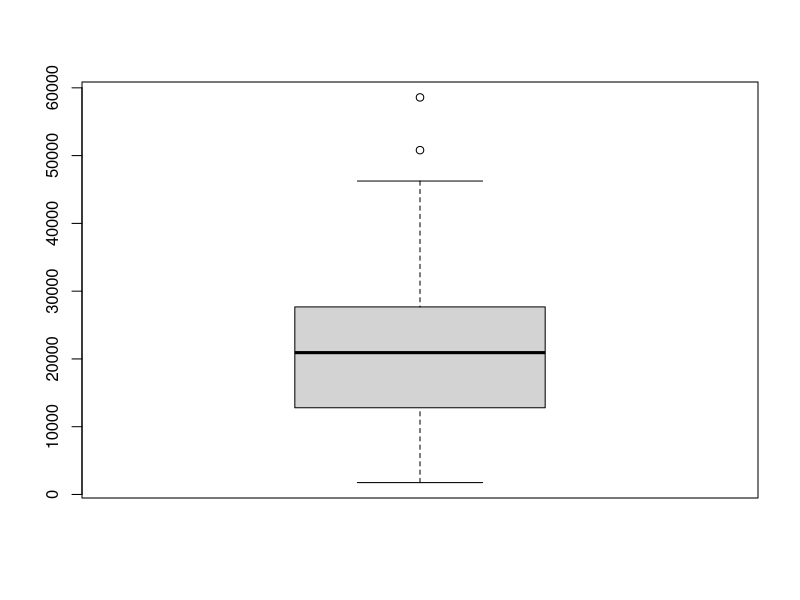
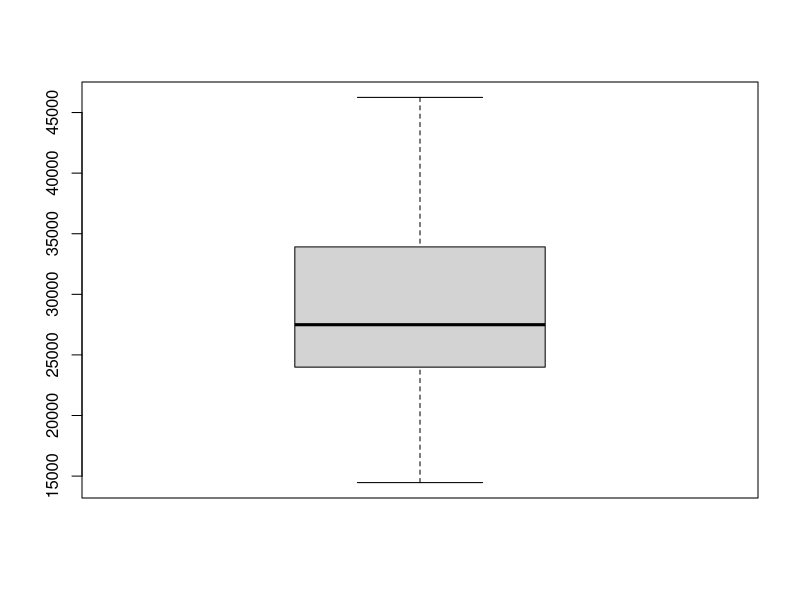
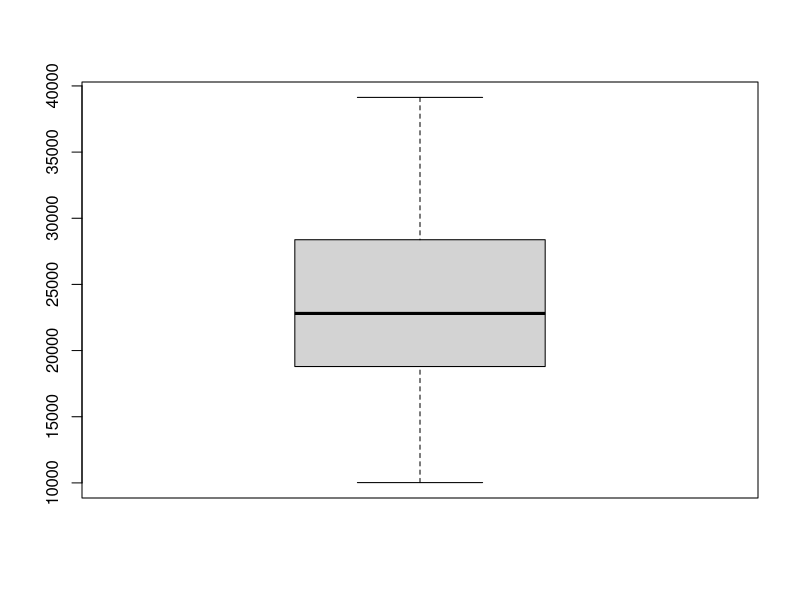
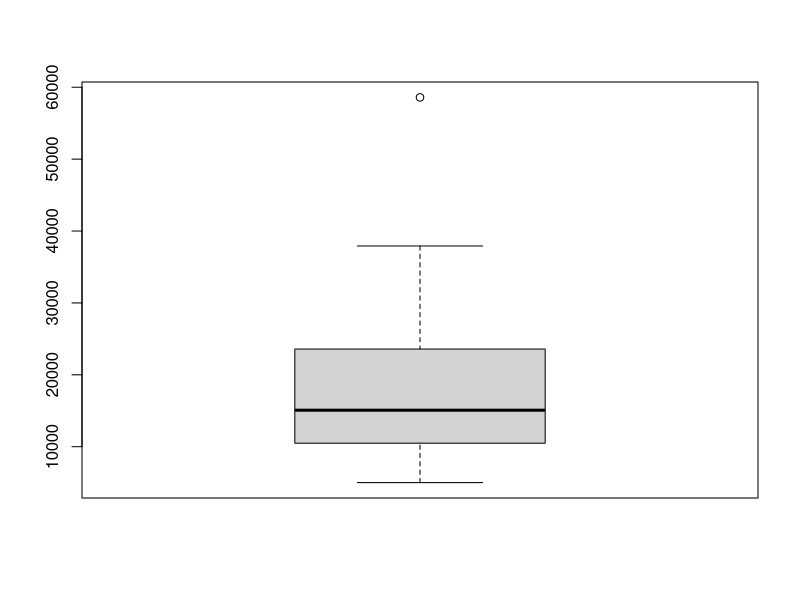
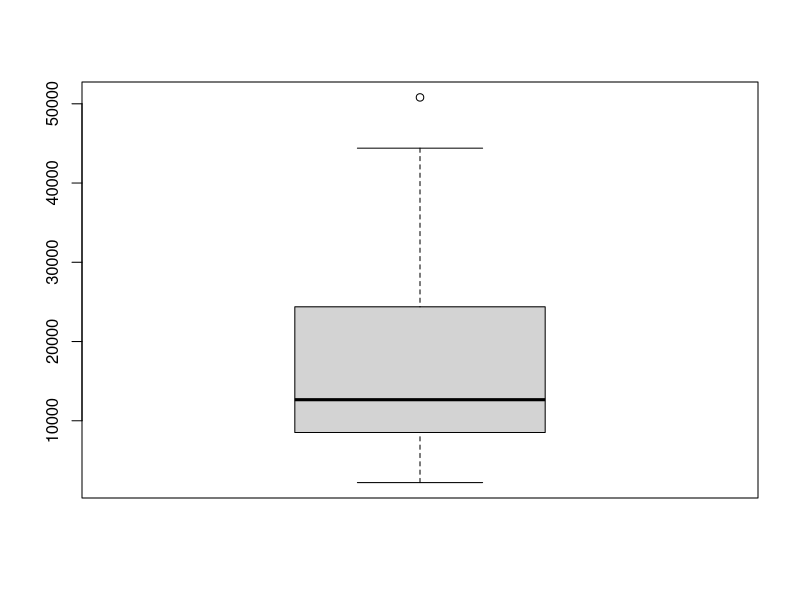
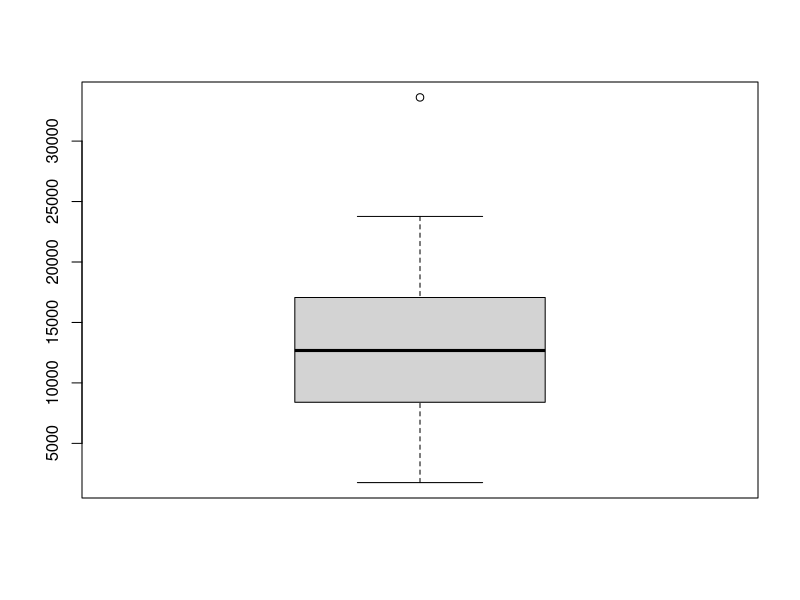
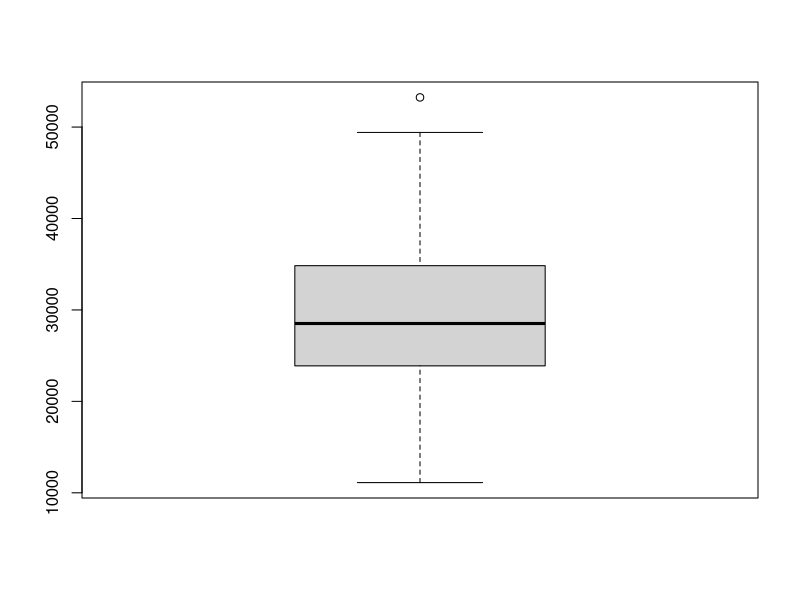
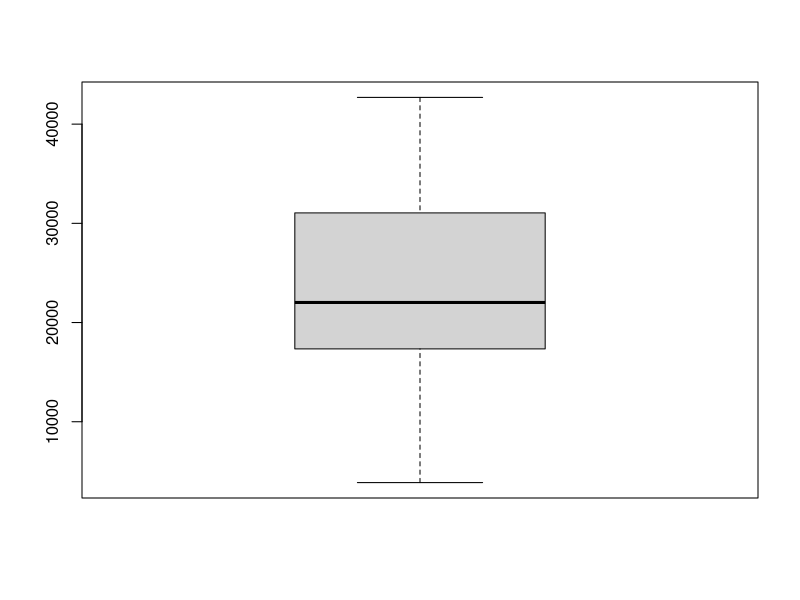

Source code (R) for these figures, in order:
##################################################################################################################################################################
##################################################################################################################################################################
##################################################################################################################################################################
#This script analyzes patterns in above- and below-ground carbon stocks within Manchester, NH, USA
#as part of a paper submitted to Lanscape and Urban Planning (doi:##################)

#The datasets required to run this code are located in the carbon-small-cities repository and include
#xyz datasets

#Code was developed by A. Contosta

####################################################################################
####################################################################################
#Initial set up
####################################################################################
####################################################################################

#call libraries
#library(data.table)
#library(splitstackshape)
#library(zoo)
#library(matrixStats)
#library(MASS)
#library(stringr)
#library(dunn.test)
#library(plyr)
#library(gmodels)
library(nlme)
#library(relaimpo)
library(multcomp)

#set working directory and read in data
setwd("C:\\Users\\alix\\Box Sync\\UNH\\Projects\\CCS_Manchester\\Data\\R Projects\\carbon-small-cities\\Data")

#########################
#belowground carbon data#
#########################

#"sites_scn" = belowground soil carbon stocks by depth increment
#"loc_sites" = belowground soil carbon and nitrogen stocks across depth increments 
              #stratified by location within the yard as well as biogeochemical and socioeconomic characteristics of yards

sites_scn = read.table("sites_scn.csv", head = T, sep = ",")
loc_sites = read.table("loc_sites.csv", head = T, sep = ",")

#########################
#aboveground carbon data#
#########################

#sitrcla = aboveground biomass carbon stocks by FIA size class as well as 
           #biogeochemical and socioeconomic characteristics of yards
#sitrloc = aboveground biomass carbon stocks stratified by location within yard as well as
           #biogeochemical and socioeconomic characteristics of yards

sitrcla = read.table("sitrcla.csv", head = T, sep = ",")
sitrloc = read.table("sitrloc.csv", head = T, sep = ",")

####################################
#above- and belowground carbon data#
####################################

#sitr = total aboveground biomass carbon stocks, belowground soil carbon stocks across the soil profile, and 
        #biogeochemical and socioeconomic characteristics of yards

sitr = read.table("sitr.csv", head = T, sep = ",")

####################################################################################
####################################################################################
#Data preprocessing
####################################################################################
####################################################################################

################################
#Outliers in response variables#
################################

#belowground soil carbon, all depths
boxplot(sites_scn$stoC)

#belowground soil carbon, within depths
boxplot(sitr$stoC_at10)
boxplot(sitr$stoC_at20)
boxplot(sitr$stoC_at30)
boxplot(sitr$stoC_at40)
boxplot(sitr$stoC_at50)

#belowground soil carbon, within depths and separated by yard location
boxplot(loc_sites$stoCloc_at10)
boxplot(loc_sites$stoCloc_at20)
boxplot(loc_sites$stoCloc_at30)
boxplot(loc_sites$stoCloc_at40)
boxplot(loc_sites$stoCloc_at50)

#aboveground biomass carbon, all size classes
boxplot(sitr$Cseqha)

#aboveground biomass carbon, within size classes
boxplot(sitrcla[sitrcla$fiac == "POL", ]$Cseqha)
boxplot(sitrcla[sitrcla$fiac == "SAP", ]$Cseqha)
boxplot(sitrcla[sitrcla$fiac == "SAW", ]$Cseqha)

#aboveground biomass carbon, all size classes, separated by yard location
boxplot(sitrloc$Cseqha)

#################################
#Outliers in predictor variables#
#################################

#population density
boxplot(sitr$POP_Densit, ylab = "Population Density")
sitr  <- sitr[order(sitr$stoC_at10), ]
dotchart(sitr$POP_Densit,  xlab = "Population Density",
         ylab = "Order of the data", cex.lab = 1.5, cex.main = 1.5, cex.axis = 1.5)
sitr  <- sitr[order(sitr$Cseqha), ]
dotchart(sitr$POP_Densit,  xlab = "Population Density",
         ylab = "Order of the data", cex.lab = 1.5, cex.main = 1.5, cex.axis = 1.5)


#housing age
boxplot(sitr$Hage, ylab = "Housing Age")
sitr  <- sitr[order(sitr$stoC_at10), ]
dotchart(sitr$Hage,  xlab = "Housing Age",
         ylab = "Order of the data", cex.lab = 1.5, cex.main = 1.5, cex.axis = 1.5)
sitr  <- sitr[order(sitr$Cseqha), ]
dotchart(sitr$Hage,  xlab = "Housing Age",
         ylab = "Order of the data", cex.lab = 1.5, cex.main = 1.5, cex.axis = 1.5)

#percent silt
boxplot(sitr$Silt, ylab = "Silt")
sitr  <- sitr[order(sitr$stoC_at10), ]
dotchart(sitr$Silt,  xlab = "Silt",
         ylab = "Order of the data", cex.lab = 1.5, cex.main = 1.5, cex.axis = 1.5)
sitr  <- sitr[order(sitr$Cseqha), ]
dotchart(sitr$Silt,  xlab = "Silt",
         ylab = "Order of the data", cex.lab = 1.5, cex.main = 1.5, cex.axis = 1.5)

#percent hardwood biomass
boxplot(sitr$perHbio, ylab = "hardwood biomass")
sitr  <- sitr[order(sitr$stoC_at10), ]
dotchart(sitr$perHbio,  xlab = "hardwood biomass",
         ylab = "Order of the data", cex.lab = 1.5, cex.main = 1.5, cex.axis = 1.5)
sitr  <- sitr[order(sitr$Cseqha), ]
dotchart(sitr$perHbio,  xlab = "hardwood biomass",
         ylab = "Order of the data", cex.lab = 1.5, cex.main = 1.5, cex.axis = 1.5)

#median income
boxplot(sitr$medINC, ylab = "Median Income")
sitr  <- sitr[order(sitr$stoC_at10), ]
dotchart(sitr$medINC,  xlab = "Median Income",
         ylab = "Order of the data", cex.lab = 1.5, cex.main = 1.5, cex.axis = 1.5)
sitr  <- sitr[order(sitr$Cseqha), ]
dotchart(sitr$medINC,  xlab = "Median Income",
         ylab = "Order of the data", cex.lab = 1.5, cex.main = 1.5, cex.axis = 1.5)

#total assessed value
boxplot(sitr$TotalValua, ylab = "Assessed Value")
sitr  <- sitr[order(sitr$stoC_at10), ]
dotchart(sitr$TotalValua,  xlab = "Assessed Value",
         ylab = "Order of the data", cex.lab = 1.5, cex.main = 1.5, cex.axis = 1.5)
sitr  <- sitr[order(sitr$Cseqha), ]
dotchart(sitr$TotalValua,  xlab = "Assessed Value",
         ylab = "Order of the data", cex.lab = 1.5, cex.main = 1.5, cex.axis = 1.5)

#percent vacant housing within census block
boxplot(sitr$perVAC, ylab = "Percent Vacant")
sitr  <- sitr[order(sitr$stoC_at10), ]
dotchart(sitr$perVAC,  xlab = "Percent Vacant",
         ylab = "Order of the data", cex.lab = 1.5, cex.main = 1.5, cex.axis = 1.5)
sitr  <- sitr[order(sitr$Cseqha), ]
dotchart(sitr$perVAC,  xlab = "Percent Vacant",
         ylab = "Order of the data", cex.lab = 1.5, cex.main = 1.5, cex.axis = 1.5)

#percent married couples
boxplot(sitr$perMAR, ylab = "Perecent Married")
sitr  <- sitr[order(sitr$stoC_at10), ]
dotchart(sitr$perMAR,  xlab = "Percent Married",
         ylab = "Order of the data", cex.lab = 1.5, cex.main = 1.5, cex.axis = 1.5)
sitr  <- sitr[order(sitr$Cseqha), ]
dotchart(sitr$perMAR,  xlab = "Percent Married",
         ylab = "Order of the data", cex.lab = 1.5, cex.main = 1.5, cex.axis = 1.5)

#residence duration
boxplot(sitr$dur, ylab = "Residence Duration")
sitr  <- sitr[order(sitr$stoC_at10), ]
dotchart(sitr$dur,  xlab = "Residence Duration",
         ylab = "Order of the data", cex.lab = 1.5, cex.main = 1.5, cex.axis = 1.5)
sitr  <- sitr[order(sitr$Cseqha), ]
dotchart(sitr$dur,  xlab = "Residence Duration",
         ylab = "Order of the data", cex.lab = 1.5, cex.main = 1.5, cex.axis = 1.5)


#median resident age
boxplot(sitr$MEDIANAGE, ylab = "Median Age")
sitr  <- sitr[order(sitr$stoC_at10), ]
dotchart(sitr$MEDIANAGE,  xlab = "Median Age",
         ylab = "Order of the data", cex.lab = 1.5, cex.main = 1.5, cex.axis = 1.5)
sitr  <- sitr[order(sitr$Cseqha), ]
dotchart(sitr$MEDIANAGE,  xlab = "Median Age",
         ylab = "Order of the data", cex.lab = 1.5, cex.main = 1.5, cex.axis = 1.5)

######################
#reclassify variables#
######################

#make ID and Depth.Fraction in sites.scn categorical variables
sites_scn$ID = factor(sites_scn$ID)
sites_scn$Depth.Fraction = factor(sites_scn$Depth.Fraction)

#make ID and fiac in sitrcla categorical variables
sitrcla$ID = factor(sitrcla$ID)
sitrcla$fiac = factor(sitrcla$fiac)

#make new columns for aboveground biomass (tbio.allo.c), percent hardwood biomass
#median income (medINC.1), and median age
#(medAGE.1) to remove outliers identified during preliminary data analysis
#outliers include median income < 40K > 100K, age > 60 as well as 
#extremely high biomass values from two of the sites

sitr$perHbio.1 = ifelse(sitr$perHbio > 50000, NA, sitr$perHbio)
sitr$tbio.allo.c = ifelse(sitr$ID == "3" | sitr$ID == "35", NA, sitr$Cseqha)
sitr$medINC.1 = ifelse(sitr$medINC < 4e4 | sitr$medINC > 1e5, NA, sitr$medINC)
sitr$medAGE.1 = ifelse(sitr$MEDIANAGE > 60, NA, sitr$MEDIANAGE)

sitrcla$perHbio.1 = ifelse(sitrcla$perHbio > 50000, NA, sitrcla$perHbio)
sitrcla$tbio.allo.c = ifelse(sitrcla$ID == "3" | sitrcla$ID == "35", NA, sitrcla$Cseqha)
sitrcla$medINC.1 = ifelse(sitrcla$medINC < 4e4 | sitrcla$medINC > 1e5, NA, sitrcla$medINC)
sitrcla$medAGE.1 = ifelse(sitrcla$MEDIANAGE > 60, NA, sitrcla$MEDIANAGE)

sitrloc$perHbio.1 = ifelse(sitrloc$perHbio > 50000, NA, sitrloc$perHbio)
sitrloc$tbio.allo.c = ifelse(sitrloc$Cseqha > 100000, NA, sitrloc$Cseqha)
sitrloc$medINC.1 = ifelse(sitrloc$medINC < 4e4 | sitrloc$medINC > 1e5, NA, sitrloc$medINC)
sitrloc$medAGE.1 = ifelse(sitrloc$MEDIANAGE > 60, NA, sitrloc$MEDIANAGE)

###############################################
#homogeneity of variance in response variables#
###############################################

#belowground soil carbon as a function of depth fraction
boxplot(stoC ~ Depth.Fraction, data = sites_scn)

#belowground soil carbon within depth fractions as a function of location in yard
boxplot(stoCloc_at10 ~ Loc, data = loc_sites)
boxplot(stoCloc_at20 ~ Loc, data = loc_sites)
boxplot(stoCloc_at30 ~ Loc, data = loc_sites)
boxplot(stoCloc_at40 ~ Loc, data = loc_sites)
boxplot(stoCloc_at50 ~ Loc, data = loc_sites)

#aboveground biomass carbon as a function of size class
boxplot(tbio.allo.c ~ fiac, data = sitrcla)

#aboveground biomass carbon as a function of location in yard
boxplot(tbio.allo.c ~ Loc, data = sitrloc)

#################################
#normality of response variables#
#################################

#belowground soil carbon across all depths
hist(sites_scn$stoC)

#belowground soil carbon within depth fractions
hist(sitr$stoC_at10)
hist(sitr$stoC_at20)
hist(sitr$stoC_at30)
hist(sitr$stoC_at40)
hist(sitr$stoC_at50)

#belowground soil carbon within depth fractions as a function of location in yard
hist(loc_sites$stoCloc_at10)
hist(loc_sites$stoCloc_at20)
hist(loc_sites$stoCloc_at30)
hist(loc_sites$stoCloc_at40)
hist(loc_sites$stoCloc_at50)

#aboveground biomass carbon across all yards
hist(sitr$tbio.allo.c)

#aboveground biomass carbon as a function of size class
hist(sitrcla$tbio.allo.c)

#aboveground biomass carbon as a function of location within yard
hist(sitrloc$tbio.allo.c)

#belowground soil carbon data mostly follow normal distribution
#aboveground biomass carbon data do not and will likely need log transformation

####################################################################################
####################################################################################
#ANOVA-Type analyses of differences in belowground carbon stocks among depths
#and aboveground carbon stocks among size classes
####################################################################################
####################################################################################

###########################
#belowground carbon stocks#
###########################

#select random effects
gls.stoC = gls( stoC ~ Depth.Fraction, data = sites_scn, na.action = na.omit)
lme.stoC = lme(fixed = stoC ~ Depth.Fraction, random = ~1|ID, data = sites_scn, na.action = na.omit)

#compare model fits using the likelihood ratio test
anova(gls.stoC, lme.stoC)
#model fit improved with ID as a random intercept

#select variance structures
var.stoC = update(lme.stoC, weights = varIdent(form = ~ 1 | Depth.Fraction))

#compare model fits
BIC(lme.stoC, var.stoC)
#no difference in model fit

#examine significance of fixed effects
anova(lme.stoC, type = "marginal")
#effect of depth fraction highly significant

#validate model by examining homogeneity and normality of residuals
plot(lme.stoC)
qqnorm(lme.stoC)

#obtain pairwise comparisons of differences between depth fractions
summary((glht(lme.stoC, linfct = mcp(Depth.Fraction = "Tukey"))))

###########################
#aboveground carbon stocks#
###########################

#select random effects
gls.treecla = gls(log(tbio.allo.c) ~ fiac, data = sitrcla, na.action = na.omit)
lme.treecla = lme(fixed = log(tbio.allo.c) ~ fiac, random = ~1|ID, data = sitrcla, na.action = na.omit)

#compare model fits using the likelihood ratio test
anova(gls.treecla, lme.treecla)
#model fit improved with ID as a random intercept

#select variance structures
var.treecla = update(lme.treecla, weights = varIdent(form = ~ 1 | fiac))

#compare model fits
BIC(lme.treecla, var.treecla)
#no difference in model fit

#examine significance of fixed effects
anova(lme.treecla, type = "marginal")
#effect of depth fraction highly significant

#validate model by examining homogeneity and normality of residuals
plot(lme.treecla)
qqnorm(lme.treecla)

#obtain pairwise comparisons of differences between depth fractions
summary((glht(lme.treecla, linfct = mcp(fiac = "Tukey"))))

################################################################################
################################################################################
#Regression-type models for C stocks as a function of biogeochemical and 
#socioeconomic variables across depths
################################################################################
################################################################################

############
############
#0 to 10 cm#
############
############

#############
#housing age#
#############

#select random effects
gls.HageC.10 = gls(stoC_at10 ~ Hage, data = sitr, na.action = na.omit)
lme.HageC.10 = lme(fixed = stoC_at10 ~ Hage, random = ~1|ID, data = sitr, na.action = na.omit)

#compare model fits using the likelihood ratio test
anova(gls.HageC.10, lme.HageC.10)
#no difference in model fit

#use linear model
lm.HageC.10 = lm(stoC_at10 ~ Hage, data = sitr, na.action = na.omit)

#verify homogeneity and normality of model residuals
plot(lm.HageC.10)

################
#housing age ^2#
################

#select random effects
gls.HageC.102 = gls(stoC_at10 ~ Hage + I(Hage^2), data = sitr, na.action = na.omit)
lme.HageC.102 = lme(fixed = stoC_at10 ~ Hage + I(Hage^2), random = ~1|ID, data = sitr, na.action = na.omit)

#compare model fits using the likelihood ratio test
anova(gls.HageC.102, lme.HageC.102)
#no difference in model fit

#use linear model
lm.HageC.102 = lm(stoC_at10 ~ Hage + I(Hage^2), data = sitr, na.action = na.omit)

#verify homogeneity and normality of model residuals
plot(lm.HageC.102)

####################
#population density#
####################

#select random effects
gls.POP_DensitC.10 = gls(stoC_at10 ~ POP_Densit, data = sitr, na.action = na.omit)
lme.POP_DensitC.10 = lme(fixed = stoC_at10 ~ POP_Densit, random = ~1|ID, data = sitr, na.action = na.omit)

#compare model fits using the likelihood ratio test
anova(gls.POP_DensitC.10, lme.POP_DensitC.10)
#no difference in model fit

#use linear model
lm.POP_DensitC.10 = lm(stoC_at10 ~ POP_Densit, data = sitr, na.action = na.omit)

#verify homogeneity and normality of model residuals
plot(lm.POP_DensitC.10)

##############
#percent silt#
##############

#select random effects
gls.SiltC.10 = gls(stoC_at10 ~ Silt, data = sitr, na.action = na.omit)
lme.SiltC.10 = lme(fixed = stoC_at10 ~ Silt, random = ~1|ID, data = sitr, na.action = na.omit)

#compare model fits using the likelihood ratio test
anova(gls.SiltC.10, lme.SiltC.10)
#no difference in model fit

#use linear model
lm.SiltC.10 = lm(stoC_at10 ~ Silt, data = sitr, na.action = na.omit)

#verify homogeneity and normality of model residuals
plot(lm.SiltC.10)

##################
#hardwood biomass#
##################

#select random effects
gls.perHbio.1C.10 = gls(stoC_at10 ~ perHbio.1, data = sitr, na.action = na.omit)
lme.perHbio.1C.10 = lme(fixed = stoC_at10 ~ perHbio.1, random = ~1|ID, data = sitr, na.action = na.omit)

#compare model fits using the likelihood ratio test
anova(gls.perHbio.1C.10, lme.perHbio.1C.10)
#no difference in model fit

#use linear model
lm.perHbio.1C.10 = lm(stoC_at10 ~ perHbio.1, data = sitr, na.action = na.omit)

#verify homogeneity and normality of model residuals
plot(lm.perHbio.1C.10)

###############
#median income#
###############

#select random effects
gls.medINC.1C.10 = gls(stoC_at10 ~ medINC.1, data = sitr, na.action = na.omit)
lme.medINC.1C.10 = lme(fixed = stoC_at10 ~ medINC.1, random = ~1|ID, data = sitr, na.action = na.omit)

#compare model fits using the likelihood ratio test
anova(gls.medINC.1C.10, lme.medINC.1C.10)
#no difference in model fit

#use linear model
lm.medINC.1C.10 = lm(stoC_at10 ~ medINC.1, data = sitr, na.action = na.omit)

#verify homogeneity and normality of model residuals
plot(lm.medINC.1C.10)

################
#assessed value#
################

#select random effects
gls.TotalValuaC.10 = gls(stoC_at10 ~ TotalValua, data = sitr, na.action = na.omit)
lme.TotalValuaC.10 = lme(fixed = stoC_at10 ~ TotalValua, random = ~1|ID, data = sitr, na.action = na.omit)

#compare model fits using the likelihood ratio test
anova(gls.TotalValuaC.10, lme.TotalValuaC.10)
#no difference in model fit

#use linear model
lm.TotalValuaC.10 = lm(stoC_at10 ~ TotalValua, data = sitr, na.action = na.omit)

#verify homogeneity and normality of model residuals
plot(lm.TotalValuaC.10)

################
#percent vacant#
################

#select random effects
gls.perVACC.10 = gls(stoC_at10 ~ perVAC, data = sitr, na.action = na.omit)
lme.perVACC.10 = lme(fixed = stoC_at10 ~ perVAC, random = ~1|ID, data = sitr, na.action = na.omit)

#compare model fits using the likelihood ratio test
anova(gls.perVACC.10, lme.perVACC.10)
#no difference in model fit

#use linear model
lm.perVACC.10 = lm(stoC_at10 ~ perVAC, data = sitr, na.action = na.omit)

#verify homogeneity and normality of model residuals
plot(lm.perVACC.10)

##################
#percent minority#
##################

#select random effects
gls.perMINC.10 = gls(stoC_at10 ~ perMIN, data = sitr, na.action = na.omit)
lme.perMINC.10 = lme(fixed = stoC_at10 ~ perMIN, random = ~1|ID, data = sitr, na.action = na.omit)

#compare model fits using the likelihood ratio test
anova(gls.perMINC.10, lme.perMINC.10)
#no difference in model fit

#use linear model
lm.perMINC.10 = lm(stoC_at10 ~ perMIN, data = sitr, na.action = na.omit)

#verify homogeneity and normality of model residuals
plot(lm.perMINC.10)

#################
#percent married#
#################

#select random effects
gls.perMARC.10 = gls(stoC_at10 ~ perMAR, data = sitr, na.action = na.omit)
lme.perMARC.10 = lme(fixed = stoC_at10 ~ perMAR, random = ~1|ID, data = sitr, na.action = na.omit)

#compare model fits using the likelihood ratio test
anova(gls.perMARC.10, lme.perMARC.10)
#no difference in model fit

#use linear model
lm.perMARC.10 = lm(stoC_at10 ~ perMAR, data = sitr, na.action = na.omit)

#verify homogeneity and normality of model residuals
plot(lm.perMARC.10)

###############
#median income#
###############

#select random effects
gls.medINC.1C.10 = gls(stoC_at10 ~ medINC.1, data = sitr, na.action = na.omit)
lme.medINC.1C.10 = lme(fixed = stoC_at10 ~ medINC.1, random = ~1|ID, data = sitr, na.action = na.omit)

#compare model fits using the likelihood ratio test
anova(gls.medINC.1C.10, lme.medINC.1C.10)
#no difference in model fit

#use linear model
lm.medINC.1C.10 = lm(stoC_at10 ~ medINC.1, data = sitr, na.action = na.omit)

#verify homogeneity and normality of model residuals
plot(lm.medINC.1C.10)

#####################
#median resident age#
#####################

#select random effects
gls.medAGE.1C.10 = gls(stoC_at10 ~ medAGE.1, data = sitr, na.action = na.omit)
lme.medAGE.1C.10 = lme(fixed = stoC_at10 ~ medAGE.1, random = ~1|ID, data = sitr, na.action = na.omit)

#compare model fits using the likelihood ratio test
anova(gls.medAGE.1C.10, lme.medAGE.1C.10)
#no difference in model fit

#use linear model
lm.medAGE.1C.10 = lm(stoC_at10 ~ medAGE.1, data = sitr, na.action = na.omit)

#verify homogeneity and normality of model residuals
plot(lm.medAGE.1C.10)

##########################
#median resident duration#
##########################

#select random effects
gls.durC.10 = gls(stoC_at10 ~ dur, data = sitr, na.action = na.omit)
lme.durC.10 = lme(fixed = stoC_at10 ~ dur, random = ~1|ID, data = sitr, na.action = na.omit)

#compare model fits using the likelihood ratio test
anova(gls.durC.10, lme.durC.10)
#no difference in model fit

#use linear model
lm.durC.10 = lm(stoC_at10 ~ dur, data = sitr, na.action = na.omit)

#verify homogeneity and normality of model residuals
plot(lm.durC.10)

###########
#yard size#
###########

#select random effects
gls.ydC.10 = gls(stoC_at10 ~ yd, data = sitr, na.action = na.omit)
lme.ydC.10 = lme(fixed = stoC_at10 ~ yd, random = ~1|ID, data = sitr, na.action = na.omit)

#compare model fits using the likelihood ratio test
anova(gls.ydC.10, lme.ydC.10)
#no difference in model fit

#use linear model
lm.ydC.10 = lm(stoC_at10 ~ yd, data = sitr, na.action = na.omit)

#verify homogeneity and normality of model residuals
plot(lm.ydC.10)

#############
#10 to 20 cm#
#############

lm.HageC.20 = lm(stoC_at20 ~ Hage, data = sitr, na.action = na.omit)
lm.HageC.202 = lm(stoC_at20 ~ Hage + I(Hage^2), data = sitr, na.action = na.omit)
lm.POPC.20 =  lm(stoC_at20 ~ POP_Densit, data = sitr, na.action = na.omit)
lm.SiltC.20 =  lm(stoC_at20 ~ Silt, data = sitr, na.action = na.omit)
lm.perHbioC.20 =  lm(stoC_at20 ~ perHbio, data = sitr, na.action = na.omit)
lm.medINCC.20 =  lm(stoC_at20 ~ medINC.1, data = sitr, na.action = na.omit)
lm.TotalValuaC.20 = lm(stoC_at20 ~ TotalValua, data = sitr, na.action = na.omit)
lm.perVACC.20 =  lm(stoC_at20 ~ perVAC, data = sitr, na.action = na.omit)
lm.perMINC.20 =  lm(stoC_at20 ~ perMIN, data = sitr, na.action = na.omit)
lm.perMARC.20 =  lm(stoC_at20 ~ perMAR, data = sitr, na.action = na.omit)
lm.medAGEC.20 =  lm(stoC_at20 ~ medAGE.1, data = sitr, na.action = na.omit)
lm.durC.20 =  lm(stoC_at20 ~ dur, data = sitr, na.action = na.omit)
lm.yd.20 = lm(stoC_at20 ~ yd, data = sitr, na.action = na.omit)


#############
#20 to 30 cm#
#############

lm.HageC.30 = lm(stoC_at30 ~ Hage, data = sitr, na.action = na.omit)
lm.HageC.302 = lm(stoC_at30 ~ Hage + I(Hage^2), data = sitr, na.action = na.omit)
lm.POPC.30 =  lm(stoC_at30 ~ POP_Densit, data = sitr, na.action = na.omit)
lm.SiltC.30 =  lm(stoC_at30 ~ Silt, data = sitr, na.action = na.omit)
lm.perHbioC.30 =  lm(stoC_at30 ~ perHbio, data = sitr, na.action = na.omit)
lm.medINCC.30 =  lm(stoC_at30 ~ medINC.1, data = sitr, na.action = na.omit)
lm.TotalValuaC.30 = lm(stoC_at30 ~ TotalValua, data = sitr, na.action = na.omit)
lm.perVACC.30 =  lm(stoC_at30 ~ perVAC, data = sitr, na.action = na.omit)
lm.perMINC.30 =  lm(stoC_at30 ~ perMIN, data = sitr, na.action = na.omit)
lm.perMARC.30 =  lm(stoC_at30 ~ perMAR, data = sitr, na.action = na.omit)
lm.medAGEC.30 =  lm(stoC_at30 ~ medAGE.1, data = sitr, na.action = na.omit)
lm.durC.30 =  lm(stoC_at30 ~ dur, data = sitr, na.action = na.omit)
lm.yd.30 = lm(stoC_at30 ~ yd, data = sitr, na.action = na.omit)

#############
#30 to 40 cm#
#############

lm.HageC.40 = lm(stoC_at40 ~ Hage, data = sitr, na.action = na.omit)
lm.HageC.402 = lm(stoC_at40 ~ Hage + I(Hage^2), data = sitr, na.action = na.omit)
lm.POPC.40 =  lm(stoC_at40 ~ POP_Densit, data = sitr, na.action = na.omit)
lm.SiltC.40 =  lm(stoC_at40 ~ Silt, data = sitr, na.action = na.omit)
lm.perHbioC.40 =  lm(stoC_at40 ~ perHbio, data = sitr, na.action = na.omit)
lm.medINCC.40 =  lm(stoC_at40 ~ medINC.1, data = sitr, na.action = na.omit)
lm.TotalValuaC.40 = lm(stoC_at40 ~ TotalValua, data = sitr, na.action = na.omit)
lm.perVACC.40 =  lm(stoC_at40 ~ perVAC, data = sitr, na.action = na.omit)
lm.perMINC.40 =  lm(stoC_at40 ~ perMIN, data = sitr, na.action = na.omit)
lm.perMARC.40 =  lm(stoC_at40 ~ perMAR, data = sitr, na.action = na.omit)
lm.medAGEC.40 =  lm(stoC_at40 ~ medAGE.1, data = sitr, na.action = na.omit)
lm.durC.40 =  lm(stoC_at40 ~ dur, data = sitr, na.action = na.omit)
lm.yd.40 = lm(stoC_at40 ~ yd, data = sitr, na.action = na.omit)

#############
#40 to 50 cm#
#############

lm.HageC.50 = lm(stoC_at50 ~ Hage, data = sitr, na.action = na.omit)
lm.HageC.502 = lm(stoC_at50 ~ Hage + I(Hage^2), data = sitr, na.action = na.omit)
lm.POPC.50 =  lm(stoC_at50 ~ POP_Densit, data = sitr, na.action = na.omit)
lm.SiltC.50 =  lm(stoC_at50 ~ Silt, data = sitr, na.action = na.omit)
lm.perHbioC.50 =  lm(stoC_at50 ~ perHbio, data = sitr, na.action = na.omit)
lm.medINCC.50 =  lm(stoC_at50 ~ medINC.1, data = sitr, na.action = na.omit)
lm.TotalValuaC.50 = lm(stoC_at50 ~ TotalValua, data = sitr, na.action = na.omit)
lm.perVACC.50 =  lm(stoC_at50 ~ perVAC, data = sitr, na.action = na.omit)
lm.perMINC.50 =  lm(stoC_at50 ~ perMIN, data = sitr, na.action = na.omit)
lm.perMARC.50 =  lm(stoC_at50 ~ perMAR, data = sitr, na.action = na.omit)
lm.medAGEC.50 =  lm(stoC_at50 ~ medAGE.1, data = sitr, na.action = na.omit)
lm.durC.50 =  lm(stoC_at50 ~ dur, data = sitr, na.action = na.omit)
lm.yd.50 = lm(stoC_at50 ~ yd, data = sitr, na.action = na.omit)
